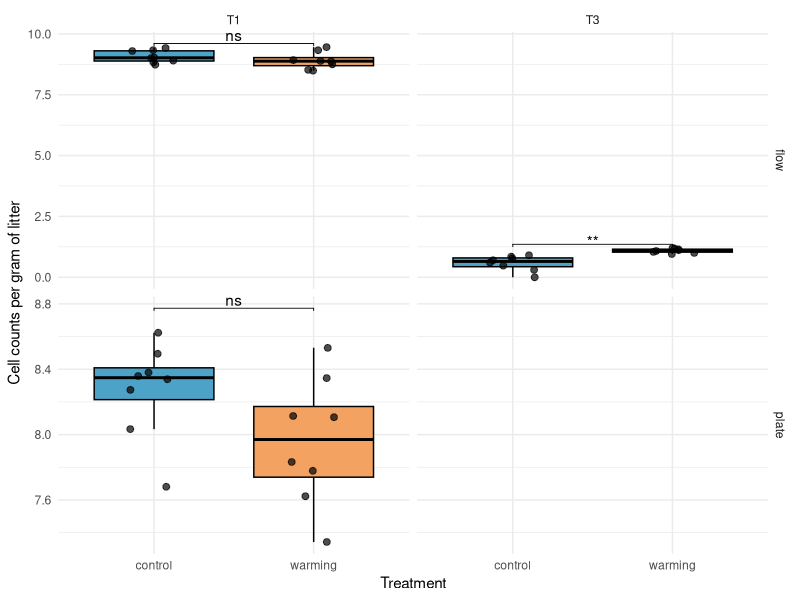

Write R code to recreate this figure.
setwd("/Volumes/OfficeSMU/Research/research-projects/terrestrial/curtobacterium/curtoWarm/joanna-warm/field-data/flow-data")

countdata <- read.table("cellcounts.txt", header = T, sep = '\t')

library(tidyverse)
library(rstatix)
library(ggpubr)

df <- countdata %>%
  mutate(
    treatment = factor(treatment, levels = c("control", "warming")),
    count_type = factor(count_type),
    timepoint = factor(timepoint),
    logcounts = log10(cell_counts_glitter)
  )

ttests <- df %>%
  group_by(count_type, timepoint) %>%
  t_test(logcounts ~ treatment) %>%
  adjust_pvalue(method = "BH") %>%
  add_significance() %>%
  left_join(
    df %>%
      group_by(count_type, timepoint) %>%
      summarise(y.position = max(logcounts) + 0.15, .groups = "drop"),
    by = c("count_type", "timepoint")
  )

p <- ggplot(df, aes(x = treatment, y = logcounts, color = treatment, fill = treatment)) +
  geom_boxplot(outlier.shape = NA) +
  geom_jitter(width = 0.15, size = 2, alpha = 0.7) +
  facet_grid(count_type ~ timepoint, scales = "free_y") +
  scale_color_manual(values = c("control" = "black", "warming" = "black")) +
  scale_fill_manual(values = c("control" = "#4DA3C7", "warming" = "#F4A261")) +
  theme_minimal() +
  labs(y = "Cell counts per gram of litter", x = "Treatment") +
  theme(legend.position = "none")

p + stat_pvalue_manual(
  ttests,
  label = "p.adj.signif",
  tip.length = 0.01,
  inherit.aes = FALSE
)
